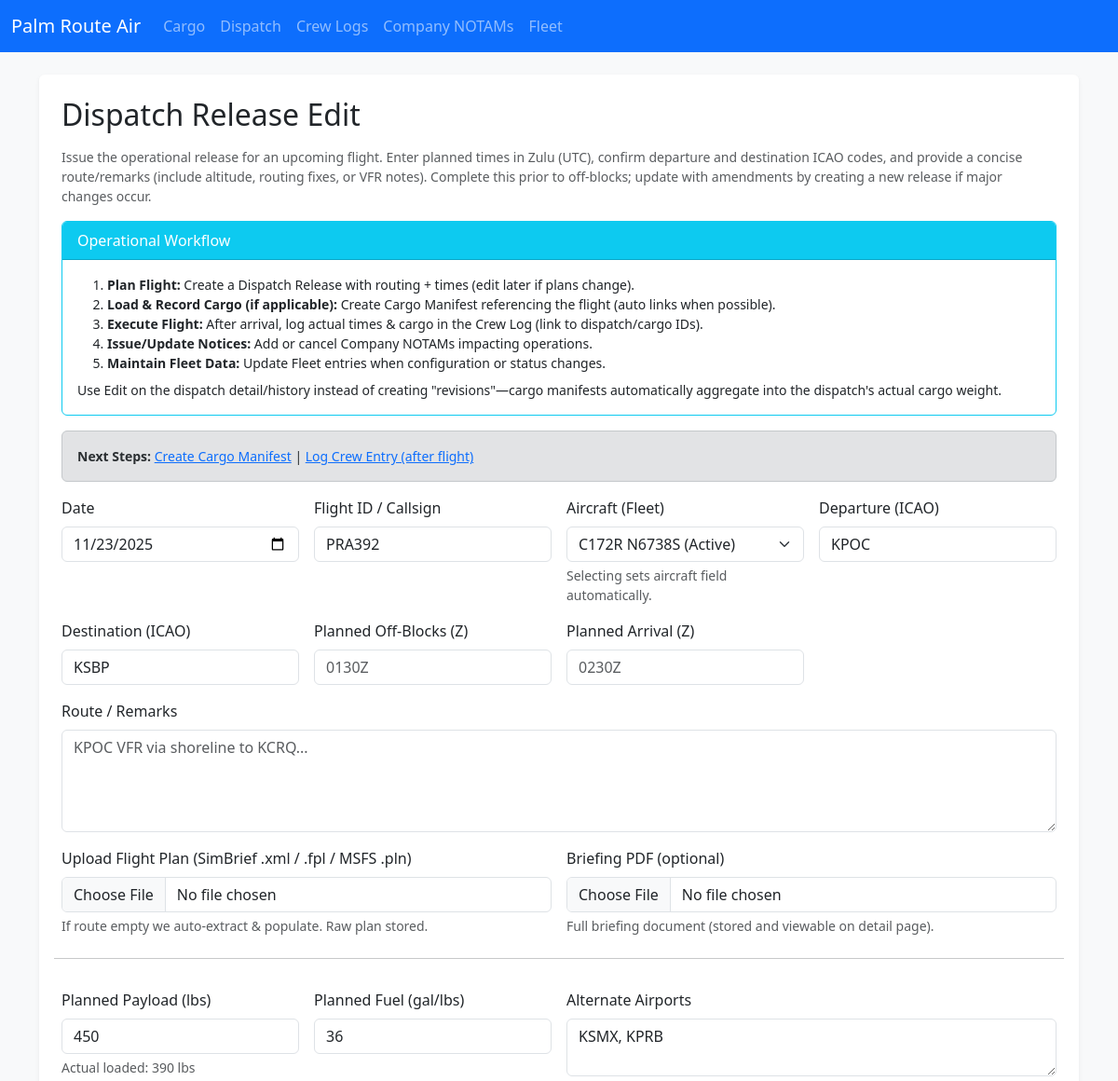
The page /dispatch/1/edit (upper part) on the database as committed earlier.
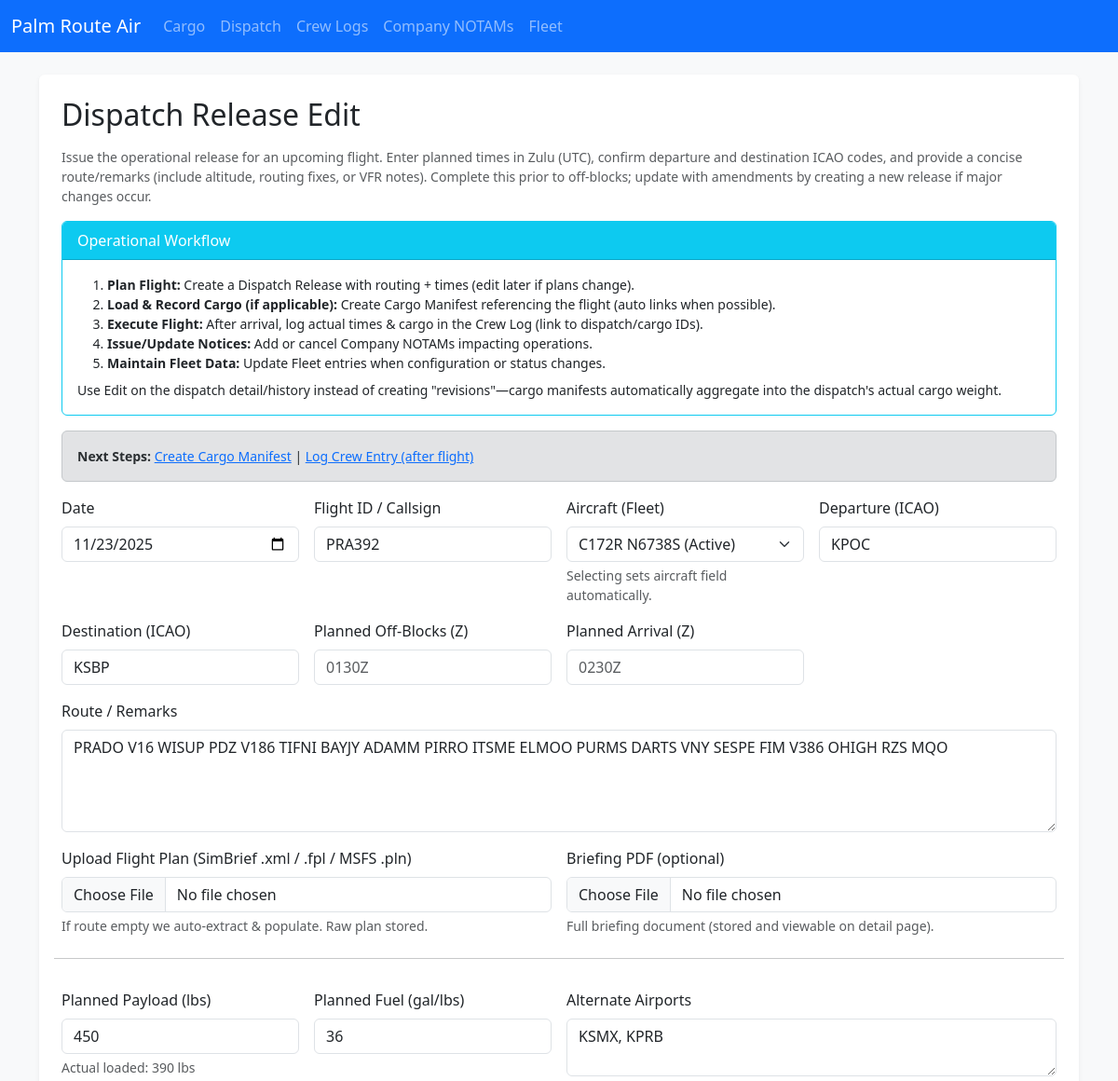
The same page on the database as committed later.
### app.py (models this page shows)
class DispatchRelease(db.Model):
    id = db.Column(db.Integer, primary_key=True)
    date = db.Column(db.String(20))
    flight_id = db.Column(db.String(20))
    aircraft = db.Column(db.String(50))
    fleet_entry_id = db.Column(db.Integer, db.ForeignKey('fleet_entry.id'))
    departure = db.Column(db.String(10))
    destination = db.Column(db.String(10))
    offblocks = db.Column(db.String(10))
    arrival = db.Column(db.String(10))
    route = db.Column(db.Text)
    payload_planned = db.Column(db.String(20))  # Planned payload weight (lbs)
    fuel_planned = db.Column(db.String(20))     # Planned fuel (gal or lbs)
    cargo_plan = db.Column(db.Text)             # Summary of intended cargo items
    alt_airports = db.Column(db.Text)           # Alternate airports list
    weather_brief = db.Column(db.Text)          # Weather summary / risks
    special_notes = db.Column(db.Text)          # Special instructions / hazards
    actual_cargo_weight = db.Column(db.String(20))  # Aggregated from linked manifests
    flight_plan_raw = db.Column(db.Text)        # Raw uploaded flight plan content (SimBrief, etc.)
    flight_plan_source = db.Column(db.String(30))  # Source identifier e.g. 'simbrief'
    cargo_manifests = db.relationship('CargoManifest', backref='dispatch_release', lazy='dynamic')
    fleet_entry = db.relationship('FleetEntry', lazy='joined')

### app.py (the view, shortened to what this page needs)
@app.route('/dispatch/<int:id>/edit', methods=['GET', 'POST'])
def dispatch_edit(id):
    d = DispatchRelease.query.get_or_404(id)
    defaults = {
        'date': d.date,
        'flight_id': d.flight_id,
        'aircraft': d.aircraft,
        'fleet_entry_id': d.fleet_entry_id or '',
        'departure': d.departure,
        'destination': d.destination,
        'offblocks': d.offblocks,
        'arrival': d.arrival,
        'route': d.route,
        'payload_planned': d.payload_planned,
        'fuel_planned': d.fuel_planned,
        'cargo_plan': d.cargo_plan,
        'alt_airports': d.alt_airports,
        'weather_brief': d.weather_brief,
        'special_notes': d.special_notes,
        'actual_cargo_weight': d.actual_cargo_weight
    }
    cargo_manifest_options = CargoManifest.query.filter_by(dispatch_release_id=None).order_by(CargoManifest.id.desc()).limit(25).all()
    linked_manifests = d.cargo_manifests.order_by(CargoManifest.id.desc()).all()
    fleet_entry_options = FleetEntry.query.order_by(FleetEntry.status.asc(), FleetEntry.registration.asc()).all()
    return render_template('dispatch_form.html', defaults=defaults, edit_id=d.id, cargo_manifest_options=cargo_manifest_options, linked_manifests=linked_manifests, fleet_entry_options=fleet_entry_options)

### templates/dispatch_form.html (shortened to what the changed rows need)
{% extends 'base.html' %}
{% block content %}
<div class="p-4 bg-white rounded shadow-sm">
  <h2 class="mb-3">Dispatch Release {% if edit_id %}Edit{% endif %}</h2>
  <form method="post" enctype="multipart/form-data" class="row g-3" action="{% if edit_id %}{{ url_for('dispatch_edit', id=edit_id) }}{% else %}{{ url_for('dispatch') }}{% endif %}">
    <div class="col-md-3">
      <label class="form-label">Date</label>
      <input type="date" name="date" class="form-control" value="{{ defaults.date }}">
    </div>
    <div class="col-md-3">
      <label class="form-label">Flight ID / Callsign</label>
      <input type="text" name="flight_id" class="form-control" placeholder="PRA123" value="{{ defaults.flight_id }}">
    </div>
    <div class="col-md-3">
      <label class="form-label">Departure (ICAO)</label>
      <input type="text" name="departure" class="form-control" placeholder="KPOC" value="{{ defaults.departure }}">
    </div>
    <div class="col-md-3">
      <label class="form-label">Destination (ICAO)</label>
      <input type="text" name="destination" class="form-control" placeholder="KCRQ" value="{{ defaults.destination }}">
    </div>
    <div class="col-12">
      <label class="form-label">Route / Remarks</label>
      <textarea name="route" rows="4" class="form-control" placeholder="KPOC VFR via shoreline to KCRQ...">{{ defaults.route }}</textarea>
    </div>
    <div class="col-md-3">
      <label class="form-label">Planned Payload (lbs)</label>
      <input type="text" name="payload_planned" class="form-control" value="{{ defaults.payload_planned }}">
      {% if edit_id and defaults.actual_cargo_weight %}<div class="form-text">Actual loaded: {{ defaults.actual_cargo_weight }} lbs</div>{% endif %}
    </div>
    <div class="col-md-3">
      <label class="form-label">Planned Fuel (gal/lbs)</label>
      <input type="text" name="fuel_planned" class="form-control" value="{{ defaults.fuel_planned }}">
    </div>
    <div class="col-md-6">
      <label class="form-label">Alternate Airports</label>
      <textarea name="alt_airports" rows="2" class="form-control" placeholder="e.g. KOKB, KSNA">{{ defaults.alt_airports }}</textarea>
    </div>
  </form>
</div>
{% endblock %}

Rows that differ between the two databases and show on the page:
changed DispatchRelease "PRA392": route (not shown) → "PRADO V16 WISUP PDZ V186 TIFNI BAYJY ADAMM PIRRO ITSME ELMOO PURMS DARTS VNY SESPE FIM V386 OHIGH RZS MQO"
